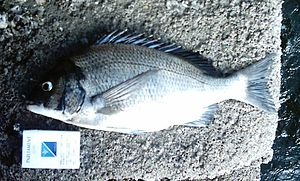
#> input picture fish_length_calibration/card4.jpg, 300 x 181 px, found by its file name
$ python card_detection.py
#> lines starting #> are read from the running program, lines starting #| are printed output that depends on the picture; after the words box and inside, x2 and y2 are one past the last pixel; in counts of white or black regions, pixels touching at a corner belong together
import numpy as np
import cv2
import random
from scipy.spatial import distance as dist

# [41 lines left out: functions wait, mouse_handler, grab_cut, not called in this run]


#에지 검출 : 흑백 -> 가우시안블러링 -> 캐니
def edge_detection(img):
    gray = cv2.cvtColor(img, cv2.COLOR_BGR2GRAY)
    _, gray = cv2.threshold(gray, 120, 255, cv2.THRESH_TOZERO)
    gray = cv2.GaussianBlur(gray, (7, 7), 0)
    gray = cv2.bilateralFilter(gray, 9, 75, 75)
    gray = cv2.edgePreservingFilter(gray, flags=1, sigma_s=45, sigma_r=0.2)

    edged = cv2.Canny(gray, 75, 200, True)
    #cv2.imshow("grayscale", gray)
    #wait()
    cv2.imshow("edged", edged)
    #wait()

    return edged


# [233 lines left out: functions contours, contoursGrab, order_dots, transformationGrab, solving_vertex, transformation, not called in this run]


class Point:
    def __init__(self, x, y):
        self.x = x
        self.y = y

    def __str__(self):
        return f"[{self.x} {self.y}]"


# y절편 구하기
# [23 lines left out: functions get_intercepts, get_slopes, not called in this run]


if __name__ == "__main__":
    filename = 'card4.jpg'
    ori_img = cv2.imread(filename)
#> ori_img is the input picture: shape (181, 300, 3); mean B, G, R 140.9, 136, 126.4
    resize_img = cv2.resize(ori_img, dsize=(640, 480), interpolation=cv2.INTER_AREA)  # 원래 사진이 4000x3000 이라서 사이즈 조절하였음.
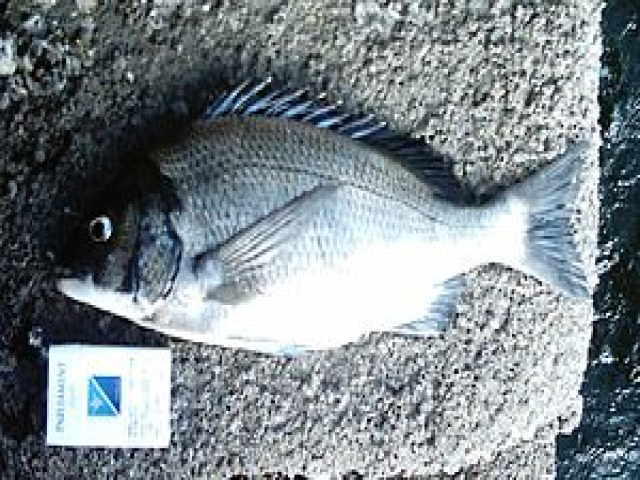
#> resize_img: shape (480, 640, 3); mean B, G, R 140.9, 135.9, 126.4

    global checkpnt
    global new_contour
    checkpnt = 0
    src = []  # 명함 영역 꼭지점의 좌표
    # [4 lines of commented-out code are left out]
    cv2.imshow('original_img', resize_img)
    # wait()
    edged = edge_detection(resize_img)
#> in edge_detection, `gray = cv2.cvtColor(img, cv2.COLOR_BGR2GRAY)`:
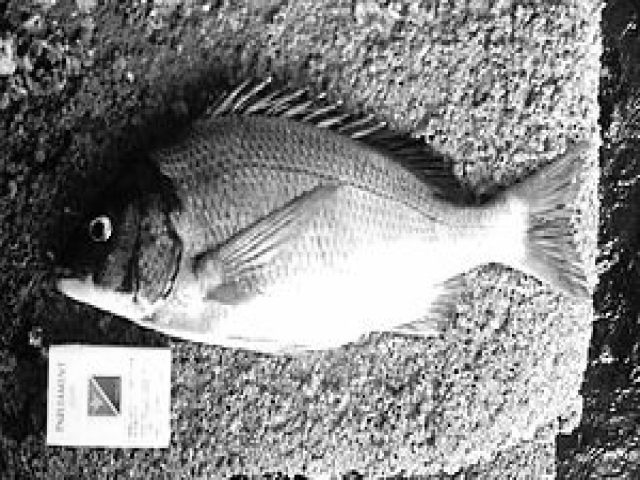
#> gray: shape (480, 640); min 0, max 255, mean 133.6
#> in edge_detection, `_, gray = cv2.threshold(gray, 120, 255, cv2.THRESH_TOZERO)`:
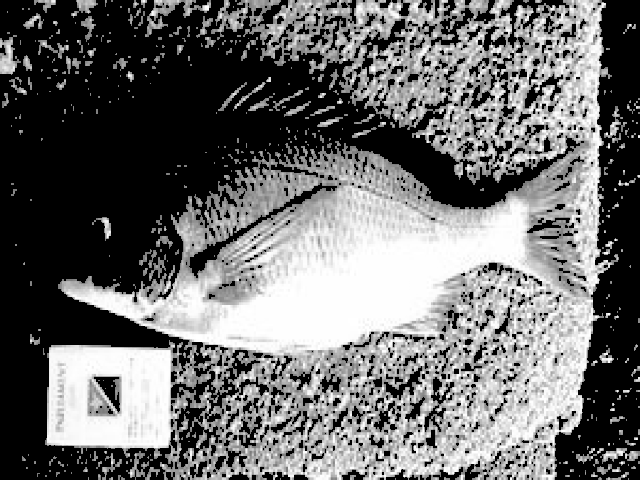
#> gray: shape (480, 640); min 0, max 255, mean 108
#> in edge_detection, `gray = cv2.GaussianBlur(gray, (7, 7), 0)`:
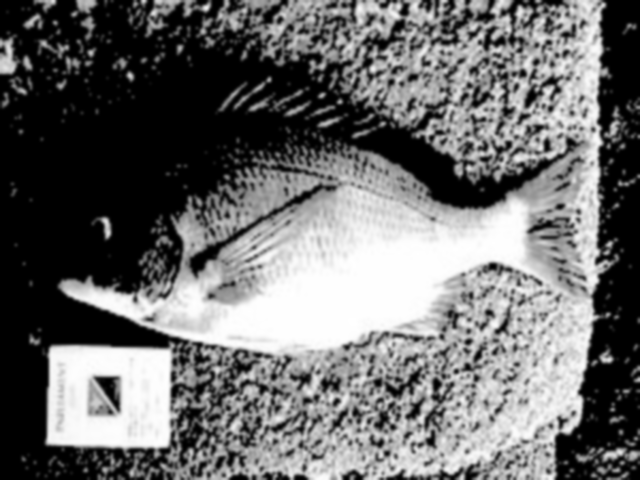
#> gray: shape (480, 640); min 0, max 255, mean 108
#> in edge_detection, `gray = cv2.bilateralFilter(gray, 9, 75, 75)`:
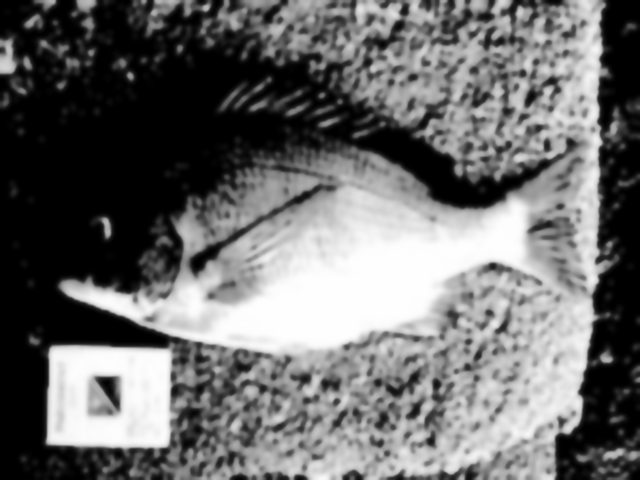
#> gray: shape (480, 640); min 0, max 255, mean 108.1
#> in edge_detection, `gray = cv2.edgePreservingFilter(gray, flags=1, sigma_s=45, sigma_r=0.2)`:
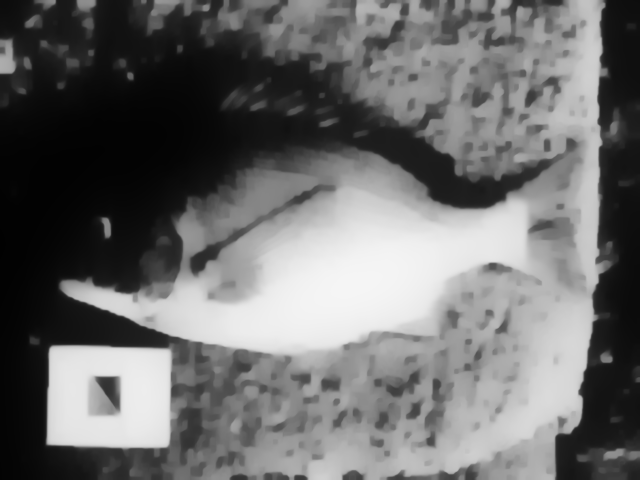
#> gray: shape (480, 640); min 1, max 245, mean 108.1
#> in edge_detection, `edged = cv2.Canny(gray, 75, 200, True)`:
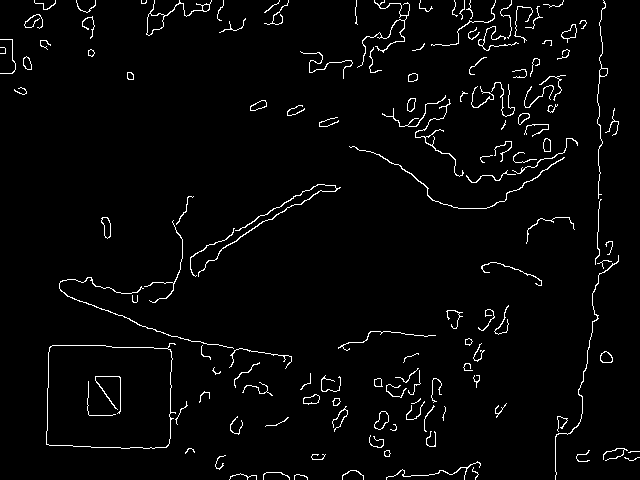
#> edged: shape (480, 640); 2.8% white in thin lines or dots
    # wait()
#> (the run stopped early here; a loop or call above may not have finished)

$ run again, with fish_length_calibration/card3.jpg copied over fish_length_calibration/card4.jpg
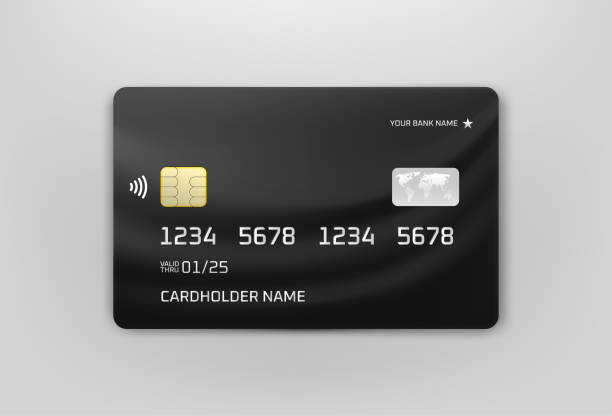
#> input picture fish_length_calibration/card3.jpg, 612 x 416 px, found by its file name
#> ori_img is the input picture: shape (416, 612, 3); mean B, G, R 152.5, 153.1, 153.2
#> in edge_detection, `gray = cv2.edgePreservingFilter(gray, flags=1, sigma_s=45, sigma_r=0.2)`:
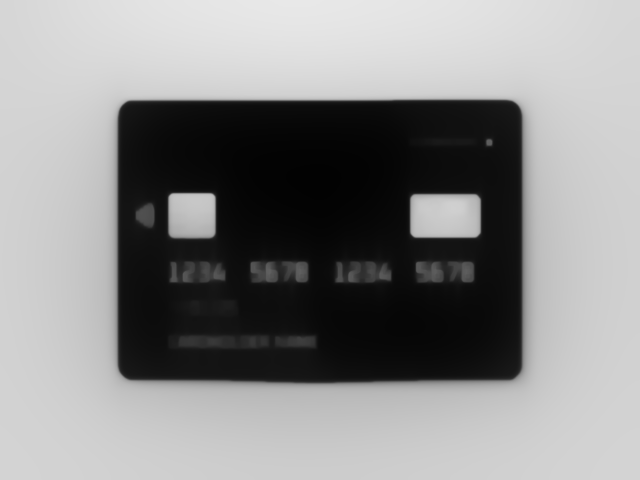
#> gray: shape (480, 640); min 2, max 232, mean 138.8
#> in edge_detection, `edged = cv2.Canny(gray, 75, 200, True)`:
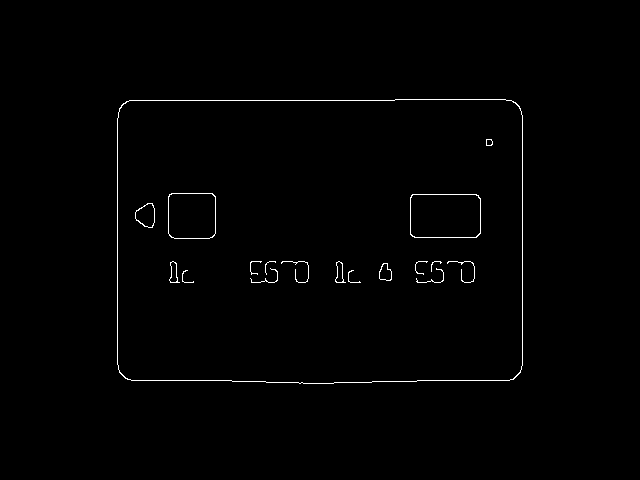
#> edged: shape (480, 640); 0.8% white in thin lines or dots, all inside (x1, y1, x2, y2) = (117, 99, 523, 384)
